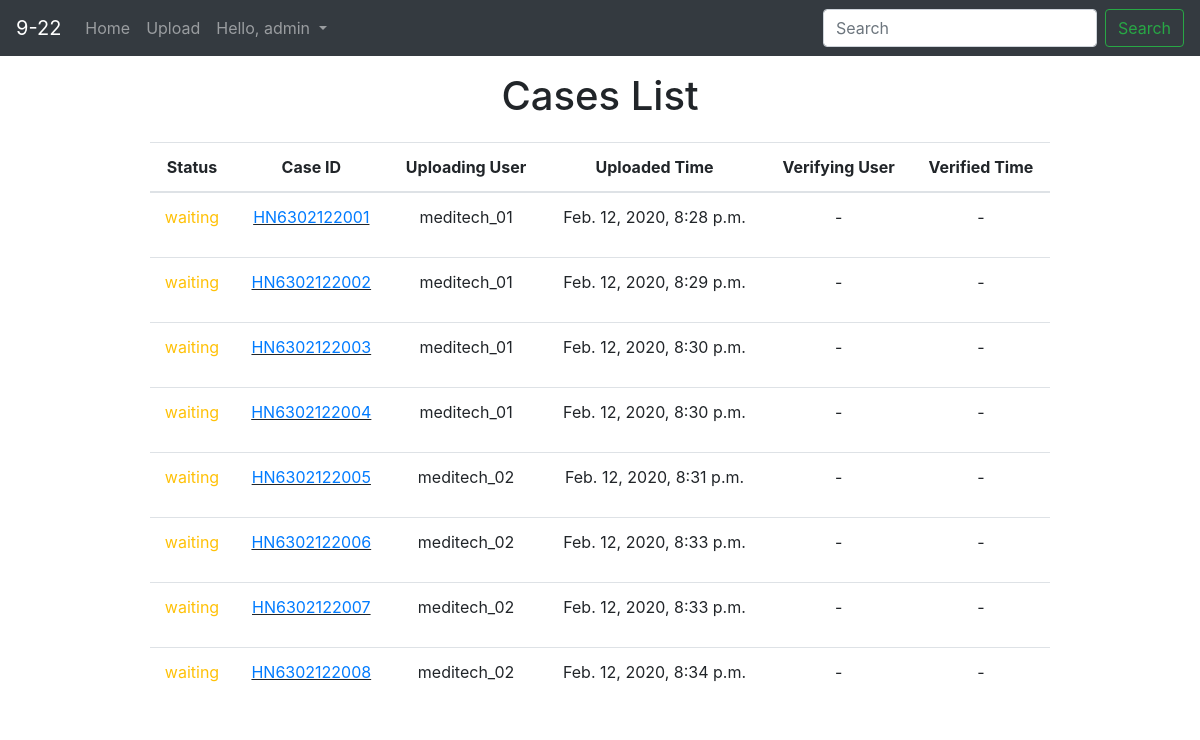
Before: /index/ (signed in) with the older database file.
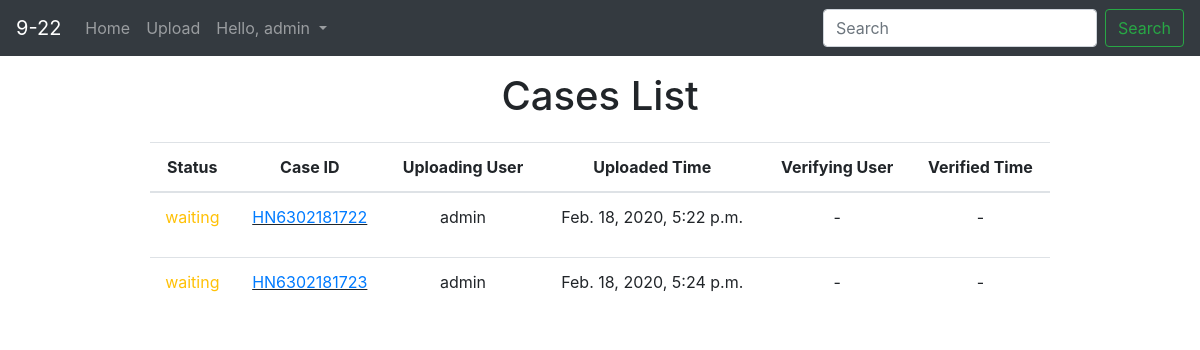
After: the same page with the newer database file.
### verification/models.py (models this page shows, shortened)
class Case(models.Model):
    id = models.CharField(primary_key=True, verbose_name="Case ID", max_length=20)
    owner = models.ForeignKey(User, verbose_name="Physician", related_name='own', on_delete=models.SET_NULL, null=True)
    diff_diagnosis = models.CharField(max_length=100, verbose_name="Differential Diagnosis", null=True, blank=True)
    result = models.BooleanField(null=True, blank=True)
    upload_user = models.ForeignKey(User, related_name='upload', on_delete=models.SET_NULL, null=True)
    upload_time = models.DateTimeField(auto_now_add=True)
    confirm_user = models.ForeignKey(User, related_name='confirm', on_delete=models.SET_NULL, null=True, blank=True)
    confirm_time = models.DateTimeField(null=True, blank=True)
    confirm_status = models.BooleanField(null=True, blank=True)
    reject_message = models.CharField(max_length=200, null=True, blank=True)
    class Meta:
        ordering = ('id', 'upload_time',)
    @property
    def get_status(self):
        if self.confirm_status == 1:
            return 'accepted'
        elif self.confirm_status == 0:
            return 'rejected'
        else:
            return 'waiting'

### verification/views.py (the view)
# urls.py: path('index/', CaseListView.as_view(), name='index'),
class CaseListView(LoginRequiredMixin, ListView):
    model = Case
    def get_queryset(self):
        query = self.request.GET.get('search')
        if query:
            object_list = Case.objects.filter(
                Q(id__icontains=query) | Q(upload_user__username__icontains=query)
                | Q(confirm_user__username__icontains=query) | Q(owner__username__icontains=query)
                | Q(confirm_status__icontains=query)
            ).order_by('confirm_status', 'upload_time')
        else:
            object_list = Case.objects.all().order_by('confirm_status', 'upload_time')
        return object_list
    def get_context_data(self, **kwargs):
        context = super(CaseListView, self).get_context_data(**kwargs)
        context['keyword'] = self.request.GET.get('search')
        return context

### templates/verification/case_list.html (shortened to what this page needs)
{% extends "base_generic.html" %}
{% block content %}
<div class="text-center" style="height: 70px;">
    {% if request.path == '/mycases/' %}
        <h1 class="mt-3 mb-2">My Cases</h1>
    {% elif keyword %}
        <h2 class="mt-3 mb-2">Search result for '{{ keyword }}'</h2>
    {% else %}
        <h1 class="mt-3 mb-2">Cases List</h1>
    {% endif %}
</div>
<center>
{% if case_list %}
    <table class="table table-hover text-center w-75">
        <thead>
        <tr>
            <th>Status</th>
            <th>Case ID</th>
            <th>Uploading User</th>
            <th>Uploaded Time</th>
            <th>Verifying User</th>
            <th>Verified Time</th>
        </tr>
        </thead>
        <tbody>
        {% for case in case_list %}
        <tr>
            <td>
                {% if case.get_status == 'accepted' %}
                <p class="text-success">{{ case.get_status }}</p>
                {% elif case.get_status == 'rejected' %}
                <p class="text-danger">{{ case.get_status }}</p>
                {% else %}
                <p class="text-warning">{{ case.get_status }}</p>
                {% endif %}
            </td>
            <td>
                <u><a href="{% url 'case-detail' case.pk %}">{{ case.id }}</a></u>
            </td>
            <td>
                <p>{{ case.upload_user }}</p>
            </td>
            <td>
                <p>{{ case.upload_time }}</p>
            </td>
            <td>
                {% if case.confirm_user %}
                <p>{{ case.confirm_user }}</p>
                {% else %}
                <p>-</p>
                {% endif %}
            </td>
            <td>
                {% if case.confirm_time %}
                <p>{{ case.confirm_time }}</p>
                {% else %}
                <p>-</p>
                {% endif %}
            </td>
        </tr>
        {% endfor %}
        </tbody>
    </table>
{% elif keyword %}
    <div class="alert alert-dark text-center" role="alert" style="width: 500px;">
        Cases not found.
    </div>
{% else %}
    <div class="alert alert-dark text-center" role="alert" style="width: 500px;">
        There is no any case.
    </div>
{% endif %}
</center>
{% endblock %}

Changed rows visible on the page:
removed Case: get_status "waiting", id "HN6302122001", upload_user "meditech_01", upload_time "Feb. 12, 2020, 8:28 p.m."
removed Case: get_status "waiting", id "HN6302122002", upload_user "meditech_01", upload_time "Feb. 12, 2020, 8:29 p.m."
removed Case: get_status "waiting", id "HN6302122003", upload_user "meditech_01", upload_time "Feb. 12, 2020, 8:30 p.m."
removed Case: get_status "waiting", id "HN6302122004", upload_user "meditech_01", upload_time "Feb. 12, 2020, 8:30 p.m."
removed Case: get_status "waiting", id "HN6302122005", upload_user "meditech_02", upload_time "Feb. 12, 2020, 8:31 p.m."
removed Case: get_status "waiting", id "HN6302122006", upload_user "meditech_02", upload_time "Feb. 12, 2020, 8:33 p.m."
removed Case: get_status "waiting", id "HN6302122007", upload_user "meditech_02", upload_time "Feb. 12, 2020, 8:33 p.m."
removed Case: get_status "waiting", id "HN6302122008", upload_user "meditech_02", upload_time "Feb. 12, 2020, 8:34 p.m."
added Case: get_status "waiting", id "HN6302181722", upload_user "admin", upload_time "Feb. 18, 2020, 5:22 p.m."
added Case: get_status "waiting", id "HN6302181723", upload_user "admin", upload_time "Feb. 18, 2020, 5:24 p.m."
